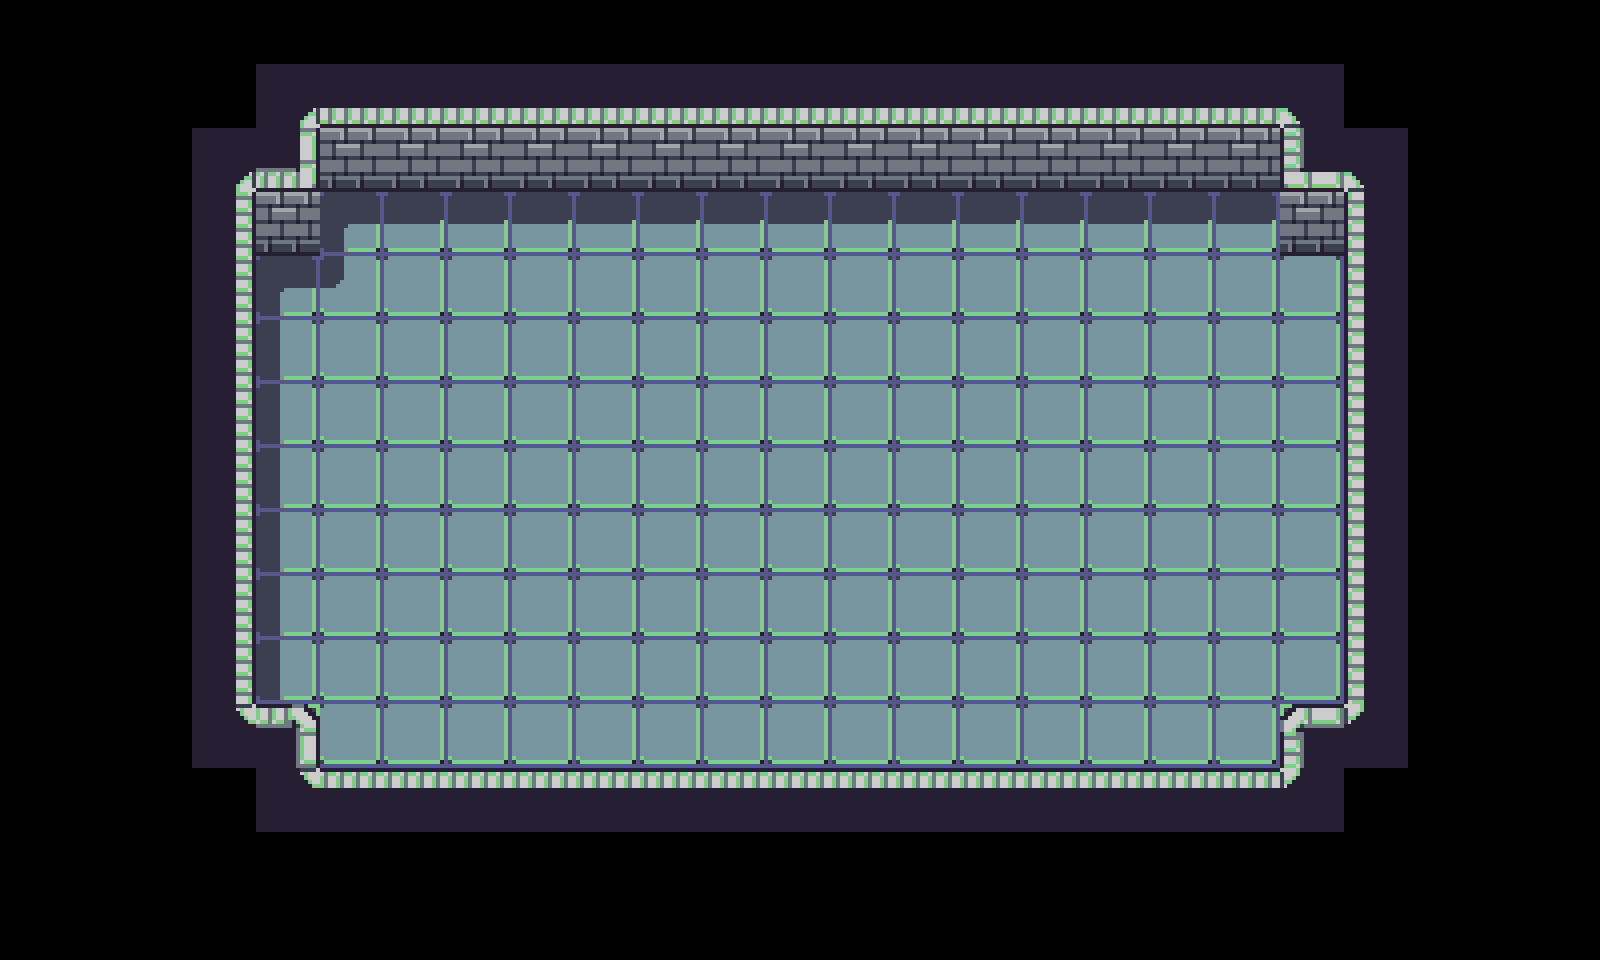

Below is a game level as drawn by its tile map, then a one-line description and the .tmx file that defines it, in full:
An orthogonal 25x15 tile map with 64x64 px tiles, 3 tile layers (flor, wall, wall_play) and 1 object.

<map version="1.10" tiledversion="1.10.1" orientation="orthogonal" renderorder="right-down" width="25" height="15" tilewidth="64" tileheight="64" infinite="0" nextlayerid="8" nextobjectid="20">
 <tileset firstgid="1" source="assets/tiles.tsx" />
 <layer id="3" name="flor" width="25" height="15">
  <data encoding="csv">
0,0,0,0,0,0,0,0,0,0,0,0,0,0,0,0,0,0,0,0,0,0,0,0,0,
0,0,0,0,0,0,0,0,0,0,0,0,0,0,0,0,0,0,0,0,0,0,0,0,0,
0,0,0,0,0,7,7,7,7,7,7,7,7,7,7,7,7,7,7,7,0,0,0,0,0,
0,0,0,0,7,3,15,15,15,15,15,15,15,15,15,15,15,15,15,15,7,0,0,0,0,
0,0,0,0,3,16,17,17,17,17,17,17,17,17,17,17,17,17,17,17,17,0,0,0,0,
0,0,0,0,22,17,17,17,17,17,17,17,17,17,17,17,17,17,17,17,17,0,0,0,0,
0,0,0,0,22,17,17,17,17,17,17,17,17,17,17,17,17,17,17,17,17,0,0,0,0,
0,0,0,0,22,17,17,17,17,17,17,17,17,17,17,17,17,17,17,17,17,0,0,0,0,
0,0,0,0,22,17,17,17,17,17,17,17,17,17,17,17,17,17,17,17,17,0,0,0,0,
0,0,0,0,22,17,17,17,17,17,17,17,17,17,17,17,17,17,17,17,17,0,0,0,0,
0,0,0,0,22,17,17,17,17,17,17,17,17,17,17,17,17,17,17,17,17,0,0,0,0,
0,0,0,0,0,17,17,17,17,17,17,17,17,17,17,17,17,17,17,17,0,0,0,0,0,
0,0,0,0,0,0,0,0,0,0,0,0,0,0,0,0,0,0,0,0,0,0,0,0,0,
0,0,0,0,0,0,0,0,0,0,0,0,0,0,0,0,0,0,0,0,0,0,0,0,0,
0,0,0,0,0,0,0,0,0,0,0,0,0,0,0,0,0,0,0,0,0,0,0,0,0
</data>
 </layer>
 <layer id="1" name="wall" width="25" height="15">
  <data encoding="csv">
0,0,0,0,0,0,0,0,0,0,0,0,0,0,0,0,0,0,0,0,0,0,0,0,0,
0,0,0,0,3221225491,2684354573,2684354573,2684354573,2684354573,2684354573,1610612757,22,17,17,21,2684354573,2684354573,2684354573,2684354573,2684354573,1610612755,0,0,0,0,
0,0,0,3221225491,1610612757,0,0,0,0,0,0,22,17,17,0,0,0,0,0,0,21,1610612755,0,0,0,
0,0,0,13,0,0,0,0,0,0,0,16,17,17,9,0,0,0,0,0,0,3221225485,0,0,0,
0,0,0,13,0,0,0,0,0,0,0,0,0,0,0,0,0,0,0,0,0,3221225485,0,0,0,
0,0,0,1610612757,0,0,0,0,0,0,0,0,0,0,0,0,0,0,0,0,0,21,0,0,0,
0,0,0,15,16,0,0,0,0,0,0,0,0,0,0,0,0,0,0,0,0,9,0,0,0,
0,0,0,17,17,0,0,0,0,0,0,0,0,0,0,0,0,0,0,0,0,17,0,0,0,
0,0,0,17,17,0,0,0,0,0,0,0,0,0,0,0,0,0,0,0,0,17,0,0,0,
0,0,0,2684354580,536870921,0,0,0,0,0,0,0,0,0,0,0,0,0,0,0,0,20,0,0,0,
0,0,0,13,536870927,0,0,0,0,0,0,0,0,0,0,0,0,0,0,0,0,3221225485,0,0,0,
0,0,0,2684354579,2684354580,0,0,0,0,0,0,0,0,0,0,0,0,0,0,0,20,19,0,0,0,
0,0,0,0,2684354579,1610612749,1610612749,1610612749,1610612749,1610612749,1610612749,17,17,17,1610612749,1610612749,1610612749,1610612749,1610612749,1610612749,19,0,0,0,0,
0,0,0,0,0,0,0,0,0,0,0,0,0,0,0,0,0,0,0,0,0,0,0,0,0,
0,0,0,0,0,0,0,0,0,0,0,0,0,0,0,0,0,0,0,0,0,0,0,0,0
</data>
 </layer>
 <layer id="7" name="wall_play" width="25" height="15">
  <data encoding="csv">
0,0,0,0,0,0,0,0,0,0,0,0,0,0,0,0,0,0,0,0,0,0,0,0,0,
0,0,0,0,0,0,0,0,0,0,2684354573,2684354573,2684354573,2684354573,2684354573,0,0,0,0,0,0,0,0,0,0,
0,0,0,0,0,0,0,0,0,0,0,7,7,7,0,0,0,0,0,0,0,0,0,0,0,
0,0,0,0,0,0,0,0,0,0,0,15,15,15,15,0,0,0,0,0,0,0,0,0,0,
0,0,0,0,0,0,0,0,0,0,0,0,0,0,0,0,0,0,0,0,0,0,0,0,0,
0,0,0,13,0,0,0,0,0,0,0,0,0,0,0,0,0,0,0,0,0,3221225485,0,0,0,
0,0,0,13,22,0,0,0,0,0,0,0,0,0,0,0,0,0,0,0,0,3221225485,0,0,0,
0,0,0,13,22,0,0,0,0,0,0,0,0,0,0,0,0,0,0,0,0,3221225485,0,0,0,
0,0,0,13,22,0,0,0,0,0,0,0,0,0,0,0,0,0,0,0,0,3221225485,0,0,0,
0,0,0,13,22,0,0,0,0,0,0,0,0,0,0,0,0,0,0,0,0,3221225485,0,0,0,
0,0,0,0,22,0,0,0,0,0,0,0,0,0,0,0,0,0,0,0,0,0,0,0,0,
0,0,0,0,0,0,0,0,0,0,0,0,0,0,0,0,0,0,0,0,0,0,0,0,0,
0,0,0,0,0,0,0,0,0,0,1610612749,1610612749,1610612749,1610612749,1610612749,0,0,0,0,0,0,0,0,0,0,
0,0,0,0,0,0,0,0,0,0,0,0,0,0,0,0,0,0,0,0,0,0,0,0,0,
0,0,0,0,0,0,0,0,0,0,0,0,0,0,0,0,0,0,0,0,0,0,0,0,0
</data>
 </layer>
 <objectgroup color="#009600" id="6" name="player" class="player" offsetx="4174.72" offsety="30250.6" parallaxx="74" parallaxy="74">
  <object id="19" gid="7" x="54984.1" y="5810.02" width="74" height="74" />
 </objectgroup>
</map>